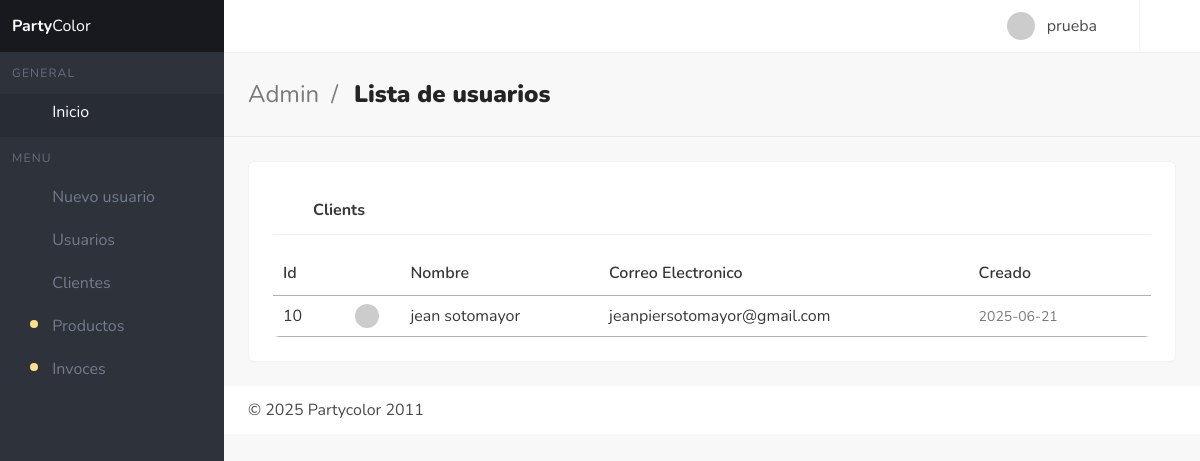
The page /interface/front-end/views/usuariosTienda.php (signed in) on the database as committed earlier.
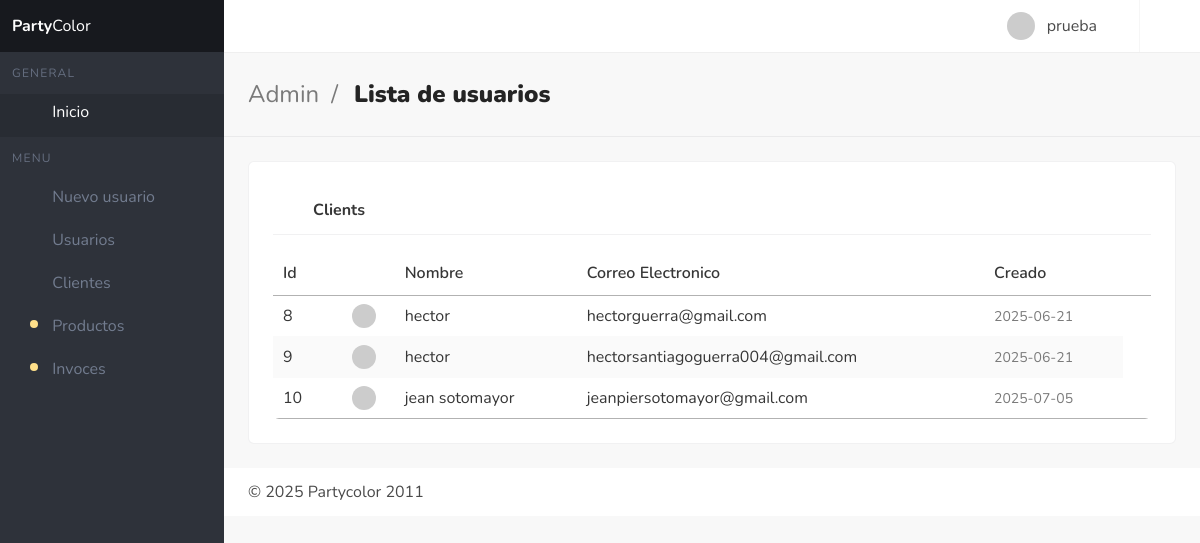
The same page on the database as committed later.
### tables this page shows
CREATE TABLE `users` (
  `id` int(11) NOT NULL,
  `name` varchar(255) NOT NULL,
  `email` varchar(255) NOT NULL,
  `password` varchar(255) NOT NULL,
  `fecha_creacion` date NOT NULL DEFAULT current_timestamp(),
  `token` varchar(255) NOT NULL,
  `password_request` int(11) NOT NULL DEFAULT 2
);

### interface/back-end/funciones/traerUsuariosTienda.php (called while the page is built)
<?php
$con = new conexion();
$pdo = $con->conectar();
try {
    $sql = "SELECT id, name, email, fecha_creacion FROM users";
$stmt = $pdo->prepare($sql);
$stmt->execute();
$resultado = $stmt->fetchALL(PDO::FETCH_ASSOC);
} catch (PDOexception $e) {
    echo "Error en la consulta: " . $e->getMessage();
};
?>

### interface/front-end/views/usuariosTienda.php (the view, shortened to what this page needs)
<?php
if (!isset($_SESSION['id']) || !isset($_SESSION['name']) || $_SESSION['rol'] != 1) {
  echo "<meta http-equiv='refresh' content='0; url=index.php?alert=1'>";
} else {
  require_once '../../back-end/funciones/traerUsuariosTienda.php'
?>
  <!DOCTYPE html>
  <html lang="en" class="has-aside-left has-aside-mobile-transition has-navbar-fixed-top has-aside-expanded">
  <head>
    <link rel="stylesheet" href="../assets/css/vistaDeUsuarios.css">
    <link rel="stylesheet" href="../assets/css/main.min.css">
    <link rel="stylesheet" type="text/css" href="https://cdn.datatables.net/1.11.5/css/jquery.dataTables.min.css">
  </head>
  <body>
    <div id="app">
      <?php require_once '../components/nav.php' ?>
      <?php require_once '../components/aside.php' ?>
      <section class="section is-title-bar">
        <div class="level">
          <div class="level-left">
            <div class="level-item">
              <ul>
                <li>Admin</li>
                <li>Lista de usuarios</li>
              </ul>
            </div>
          </div>
        </div>
      </section>
      <section class="section is-main-section">
        <div class="card has-table">
          <header class="card-header">
            <p class="card-header-title">
              <span class="icon"><i class="mdi mdi-account-multiple"></i></span>
              Clients
            </p>
          </header>
          <div class="card-content">
            <div class="b-table has-pagination">
              <div class="table-wrapper has-mobile-cards">
                <table id="myTable" class="table is-fullwidth is-striped is-hoverable is-fullwidth">
                  <thead>
                    <tr>
                      <th>
                        Id
                      </th>
                      <th></th>
                      <th>Nombre</th>
                      <th>Correo Electronico</th>
                      <th>Creado</th>
                      <th></th>
                    </tr>
                  </thead>
                  <tbody>
                    <?php foreach ($resultado as $usuario) { ?>
                      <tr>
                        <td class="is-checkbox-cell">
                          <?php echo $usuario['id'] ?>
                        </td>
                        <td class="is-image-cell">
                          <div class="image">
                            <img src="https://avatars.dicebear.com/v2/initials/rebecca-bauch.svg" class="is-rounded">
                          </div>
                        </td>
                        <td data-label="Nombre"><?php echo $usuario['name'] ?></td>
                        <td data-label="Email"><?php echo $usuario['email'] ?></td>
                        <td data-label="Created">
                          <small class="has-text-grey is-abbr-like"><?php echo $usuario['fecha_creacion'] ?></small>
                        </td>
                      </tr>
                    <?php } ?>
                  </tbody>
                </table>
              </div>
            </div>
          </div>
        </div>
      </section>
    </div>
    <?php require '../components/footer.php' ?>
    <link rel="stylesheet" href="https://cdn.materialdesignicons.com/4.9.95/css/materialdesignicons.min.css">
  </body>
  </html>
<?php
}
?>

### interface/front-end/components/nav.php (shortened to what this page needs)
<nav id="navbar-main" class="navbar is-fixed-top">
    <div class="navbar-brand">
      <div class="navbar-item has-control">
      </div>
    </div>
    <div class="navbar-menu fadeIn animated faster" id="navbar-menu">
      <div class="navbar-end">
        <div class="navbar-item has-dropdown has-dropdown-with-icons has-divider has-user-avatar is-hoverable">
          <a class="navbar-link is-arrowless">
            <div class="is-user-avatar">
              <img src="https://avatars.dicebear.com/v2/initials/john-doe.svg" alt="John Doe">
            </div>
            <div class="is-user-name"><span><?php echo $_SESSION['name'] ?></span></div>
            <span class="icon"><i class="mdi mdi-chevron-down"></i></span>
          </a>
        </div>
        <a href="../../back-end/funciones/logout.php" title="Log out" class="navbar-item is-desktop-icon-only">
          <span class="icon"><i class="mdi mdi-logout"></i></span>
        </a>
      </div>
    </div>
  </nav>

### interface/front-end/components/aside.php
<aside class="aside is-placed-left is-expanded">
  <div class="aside-tools">
    <div class="aside-tools-label">
      <span><b>Party</b>Color</span>
    </div>
  </div>
  <div class="menu is-menu-main">
    <p class="menu-label">General</p>
    <ul class="menu-list">
      <li>
        <a href="dashboard.php" class="is-active router-link-active has-icon">
          <span class="icon"><i class="mdi mdi-desktop-mac"></i></span>
          <span class="menu-item-label">Inicio</span>
        </a>
      </li>
    </ul>
    <p class="menu-label">Menu</p>
    <ul class="menu-list">
      <?php
      if ($_SESSION['rol'] == 1) {
      ?>
        <li>
          <a href="newUser.php" class="has-icon">
            <span class="icon"><i class="mdi mdi-square-edit-outline"></i></span>
            <span class="menu-item-label">Nuevo usuario</span>
          </a>
        </li>
      <?php
      }
      ?>
      <?php
      if ($_SESSION['rol'] == 1) {
      ?>
        <li>
          <a href="usuarios.php" class="has-icon">
            <span class="icon"><i class="mdi mdi-square-edit-outline"></i></span>
            <span class="menu-item-label">Usuarios</span>
          </a>
        </li>
         <li>
          <a href="usuariosTienda.php" class="has-icon">
            <span class="icon"><i class="mdi mdi-square-edit-outline"></i></span>
            <span class="menu-item-label">Clientes</span>
          </a>
        </li>
      <?php
      }
      ?>
      <li>
        <a href="productos.php" class="has-icon">
          <span class="icon has-update-mark"><i class="mdi mdi-table"></i></span>
          <span class="menu-item-label">Productos</span>
        </a>
      </li>
      <li>
        <a href="invoces.php" class="has-icon">
          <span class="icon has-update-mark"><i class="mdi mdi-table"></i></span>
          <span class="menu-item-label">Invoces</span>
        </a>
      </li>
    </ul>
  </div>
</aside>

### interface/front-end/components/footer.php (shortened to what this page needs)
<footer class="footer">
        <div class="container-fluid">
          <div class="level">
            <div class="level-left">
              <div class="level-item">
                © 2025   Partycolor 2011
              </div>
            </div>
          </div>
        </div>
      </footer>

### interface/front-end/assets/css/vistaDeUsuarios.css (style rules this page uses)
.card { padding: 3vh; }
.table-wrapper { padding-top: 2vh !important; }

Rows that differ between the two databases and show on the page:
added users: id "8", name "hector", email "hectorguerra@gmail.com", fecha_creacion "2025-06-21"
added users: id "9", name "hector", email "hectorsantiagoguerra004@gmail.com", fecha_creacion "2025-06-21"
changed users "jean sotomayor": fecha_creacion "2025-06-21" → "2025-07-05"
